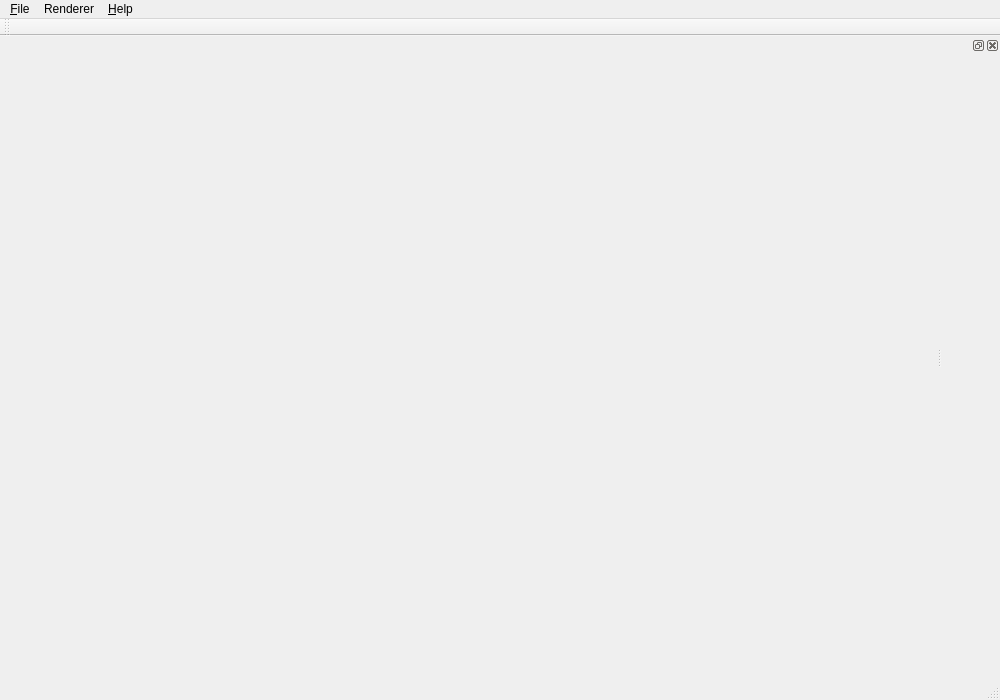
<?xml version="1.0" encoding="UTF-8"?>
<ui version="4.0">
 <class>MainWindow</class>
 <widget class="QMainWindow" name="MainWindow">
  <property name="geometry">
   <rect>
    <x>0</x>
    <y>0</y>
    <width>1000</width>
    <height>700</height>
   </rect>
  </property>
  <property name="windowTitle">
   <string>Volume Renderer</string>
  </property>
  <widget class="QWidget" name="centralWidget">
   <layout class="QHBoxLayout" name="horizontalLayout">
    <property name="leftMargin">
     <number>0</number>
    </property>
    <property name="topMargin">
     <number>0</number>
    </property>
    <property name="rightMargin">
     <number>0</number>
    </property>
    <property name="bottomMargin">
     <number>0</number>
    </property>
    <item>
     <layout class="QVBoxLayout" name="verticalLayout"/>
    </item>
   </layout>
  </widget>
  <widget class="QMenuBar" name="menuBar">
   <property name="geometry">
    <rect>
     <x>0</x>
     <y>0</y>
     <width>1000</width>
     <height>26</height>
    </rect>
   </property>
   <widget class="QMenu" name="menu_File">
    <property name="title">
     <string>&amp;File</string>
    </property>
    <addaction name="action_Open"/>
    <addaction name="action_Exit"/>
   </widget>
   <widget class="QMenu" name="menu_Help">
    <property name="title">
     <string>&amp;Help</string>
    </property>
    <addaction name="action_About"/>
   </widget>
   <widget class="QMenu" name="menuRenderer">
    <property name="title">
     <string>Renderer</string>
    </property>
    <addaction name="action_vtkGPUVolumeRayCastMapper"/>
    <addaction name="action_vtkSlicerGPURayCastVolumeMapper"/>
   </widget>
   <addaction name="menu_File"/>
   <addaction name="menuRenderer"/>
   <addaction name="menu_Help"/>
  </widget>
  <widget class="QToolBar" name="mainToolBar">
   <attribute name="toolBarArea">
    <enum>TopToolBarArea</enum>
   </attribute>
   <attribute name="toolBarBreak">
    <bool>false</bool>
   </attribute>
  </widget>
  <widget class="QStatusBar" name="statusBar"/>
  <widget class="QDockWidget" name="dockWidget">
   <attribute name="dockWidgetArea">
    <number>2</number>
   </attribute>
   <widget class="QWidget" name="dockWidgetContents">
    <layout class="QHBoxLayout" name="horizontalLayout_2">
     <property name="leftMargin">
      <number>0</number>
     </property>
     <property name="topMargin">
      <number>0</number>
     </property>
     <property name="rightMargin">
      <number>0</number>
     </property>
     <property name="bottomMargin">
      <number>0</number>
     </property>
     <item>
      <layout class="QVBoxLayout" name="verticalLayout_2"/>
     </item>
    </layout>
   </widget>
  </widget>
  <action name="action_Open">
   <property name="text">
    <string>&amp;Open</string>
   </property>
  </action>
  <action name="action_Exit">
   <property name="text">
    <string>&amp;Exit</string>
   </property>
  </action>
  <action name="action_About">
   <property name="text">
    <string>&amp;About</string>
   </property>
  </action>
  <action name="action_vtkGPUVolumeRayCastMapper">
   <property name="checkable">
    <bool>true</bool>
   </property>
   <property name="text">
    <string>vtkGPUVolumeRayCastMapper</string>
   </property>
   <property name="toolTip">
    <string>vtkGPUVolumeRayCastMapper</string>
   </property>
  </action>
  <action name="action_vtkSlicerGPURayCastVolumeMapper">
   <property name="checkable">
    <bool>true</bool>
   </property>
   <property name="checked">
    <bool>true</bool>
   </property>
   <property name="text">
    <string>vtkSlicerGPURayCastVolumeMapper</string>
   </property>
  </action>
 </widget>
 <layoutdefault spacing="6" margin="11"/>
 <resources/>
 <connections/>
</ui>
